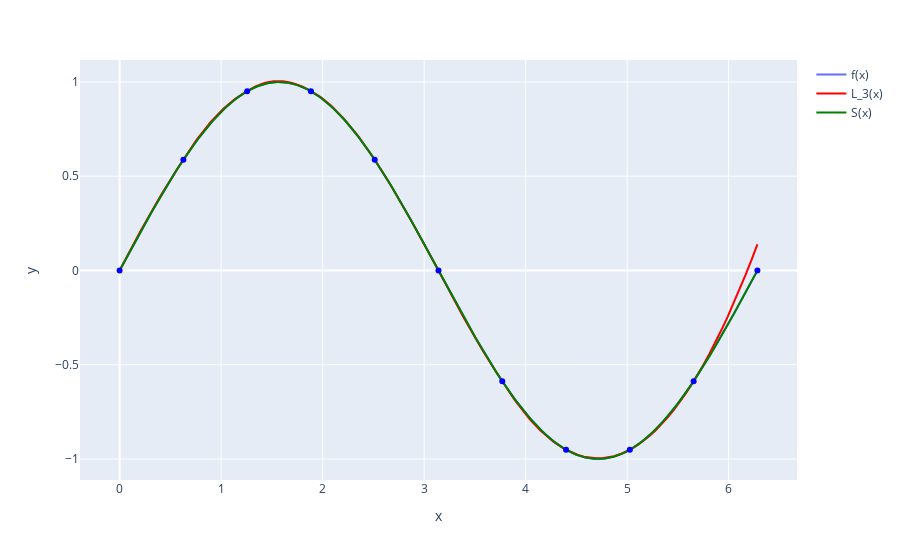

Notebook code cell kept with this figure:
### Markdown cell above
##### Визуализация

### Code cell
xs = numpy.linspace(a, b, 1000)
ys = sympy.lambdify(x, f, "numpy")(xs)

figure = px.line(x=xs, y=ys)
figure.update_traces(name="f(x)", showlegend=True)

splines = []
U = third_boundary_condition_for_slopes(x_points, y_points, float(sympy.diff(f, x, 2).subs(x, x_points[0])), float(sympy.diff(f, x, 2).subs(x, x_points[-1])), n)
for i in range(n):
    S_i = non_local_cube_spline_through_slopes(i, x_points, y_points, U)
    splines.append(sympy.lambdify(x, S_i, "numpy"))

lagranges = []
for i in range(1, n - 2):
    L_i = lagrange(x_points[i - 1 : i + 3], y_points[i - 1 : i + 3])
    lagranges.append(L_i)

for i, L_i in enumerate(lagranges):
    xs_i = numpy.linspace(x_points[i], x_points[i + 1], int(1000 / n))
    ys_i = numpy.polyval(L_i, xs_i)

    figure.add_scatter(x=xs_i, y=ys_i, name=f"L_3(x)", showlegend=(i == 0), line=dict(color="red"))

xs_i = numpy.linspace(x_points[n - 3], x_points[n], int(1000 / (3 * n)))
ys_i = numpy.polyval(L_i, xs_i)
figure.add_scatter(x=xs_i, y=ys_i, name=f"L_3(x)", showlegend=False, line=dict(color="red"))

for i, S_i in enumerate(splines):
    xs_i = numpy.linspace(x_points[i], x_points[i + 1], int(1000 / n))
    ys_i = S_i(xs_i)

    figure.add_scatter(x=xs_i, y=ys_i, name=f"S(x)", showlegend=(i == 0), line=dict(color="green"))

for i in range(n + 1):
    figure.add_scatter(x=[x_points[i]], y=[y_points[i]], showlegend=(False), line=dict(color="blue"), mode="markers")

figure.show()
